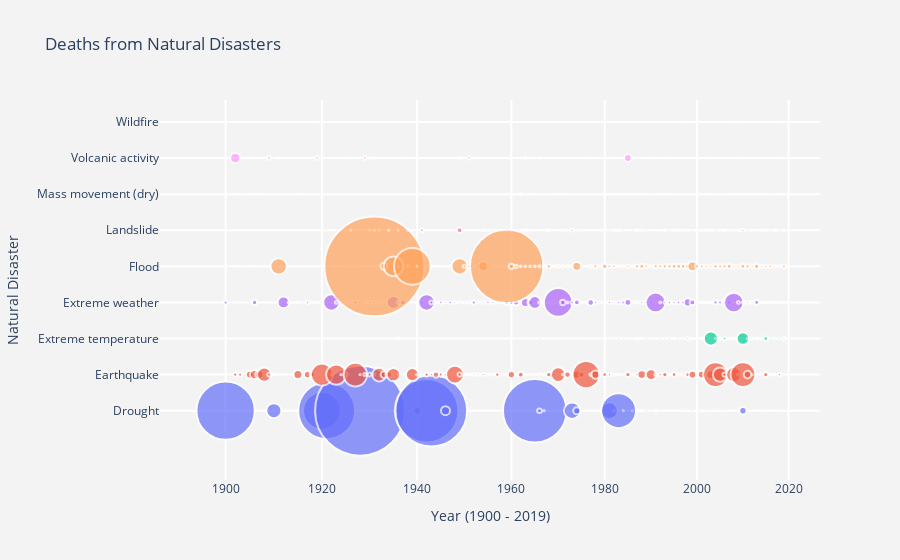

Here is the notebook cell this chart was saved with:
### Markdown cell above
# Total number of deaths from each natural disaster over the past 100 years

### Code cell
# Create figure
fig = go.Figure()

for natural_disaster in natural_disasters_list:

    # Extract the data for this natural disaster
    deaths_natural_disaster = deaths_from_natural_disasters[deaths_from_natural_disasters['Entity'] == natural_disaster]

    # Extract the data for past few decades
    # deaths_natural_disaster = deaths_natural_disaster[(deaths_natural_disaster['Year'] >= 1940) & (deaths_natural_disaster['Year'] <= 2019)]

    fig.add_trace(go.Scatter(
        x=deaths_natural_disaster['Year'], y=deaths_natural_disaster['Entity'],
        name=natural_disaster, text=deaths_natural_disaster['Total deaths (EMDAT (2020))'],
        marker_size=deaths_natural_disaster['Total deaths (EMDAT (2020))'],
        ))

# Tune marker appearance and layout
fig.update_traces(mode='markers',
                  marker=dict(sizemode='area',
                  sizeref=2.*max(deaths_from_natural_disasters['Total deaths (EMDAT (2020))'])/(100**2),
                  line_width=2))

fig.update_layout(
    title='Deaths from Natural Disasters',
    xaxis=dict(
        title='Year (1900 - 2019)',
        gridcolor='white',
        type='log',
        gridwidth=2,
    ),
    yaxis=dict(
        title='Natural Disaster',
        gridcolor='white',
        gridwidth=2,
    ),
    paper_bgcolor='rgb(243, 243, 243)',
    plot_bgcolor='rgb(243, 243, 243)',
    showlegend=False
)

fig.update_layout()
fig.show()

### Figure 1 — Plotly figure (JSON) as saved in the notebook; plotly's stock layout.template omitted (floating-point values rounded to 4 significant figures)
{"data": [{"marker": {"line": {"width": 2}, "size": [1261000, 85000, 524000, 1200000, 3000000, 20000, 1500000, 1900000, 30000, 50, 1502000, 8000, 600, 100000, 19000, 63, 18, 103000, 280, 450520, 230, 84, 1317, 1600, 237, 2000, 732, 20, 361, 80, 99, 588, 9, 80, 149, 134, 8, 20000, 35, 0, 0, 77], "sizemode": "area", "sizeref": 741.2}, "mode": "markers", "name": "Drought", "text": [1261000, 85000, 524000, 1200000, 3000000, 20000, 1500000, 1900000, 30000, 50, 1502000, 8000, 600, 100000, 19000, 63, 18, 103000, 280, 450520, 230, 84, 1317, 1600, 237, 2000, 732, 20, 361, 80, 99, 588, 9, 80, 149, 134, 8, 20000, 35, 0, 0, 77], "type": "scatter", "x": [1900, 1910, 1920, 1921, 1928, 1940, 1942, 1943, 1946, 1964, 1965, 1966, 1967, 1973, 1974, 1978, 1979, 1981, 1982, 1983, 1984, 1986, 1987, 1988, 1989, 1991, 1997, 1998, 1999, 2000, 2001, 2002, 2003, 2004, 2005, 2006, 2008, 2010, 2015, 2017, 2018, 2019], "y": ["Drought", "Drought", "Drought", "Drought", "Drought", "Drought", "Drought", "Drought", "Drought", "Drought", "Drought", "Drought", "Drought", "Drought", "Drought", "Drought", "Drought", "Drought", "Drought", "Drought", "Drought", "Drought", "Drought", "Drought", "Drought", "Drought", "Drought", "Drought", "Drought", "Drought", "Drought", "Drought", "Drought", "Drought", "Drought", "Drought", "Drought", "Drought", "Drought", "Drought", "Drought", "Drought"]}, {"marker": {"line": {"width": 2}, "size": [18, 6747, 6000, 22500, 31966, 25641, 75000, 5146, 1762, 923, 150, 149, 29986, 19450, 10379, 180000, 1100, 152362, 767, 5013, 12, 206142, 635, 3317, 5081, 1537, 70006, 16180, 15496, 66110, 26, 166, 63094, 1275, 189, 7235, 4332, 14984, 5961, 5153, 633, 115618, 6486, 1833, 1554, 2432, 2717, 3344, 959, 763, 6993, 227, 103, 19395, 60, 12209, 1700, 335, 683, 2752, 1013, 10858, 3353, 78599, 1107, 15170, 552, 24808, 12632, 276994, 3098, 25162, 2100, 7730, 4206, 2120, 2148, 57, 9853, 1181, 5160, 27049, 650, 42853, 2454, 4033, 10088, 1242, 7739, 576, 3159, 9573, 21869, 217, 21348, 1639, 29617, 227290, 76241, 6692, 780, 87918, 1893, 226733, 20946, 711, 1120, 774, 9550, 1311, 861, 4321, 259], "sizemode": "area", "sizeref": 741.2}, "mode": "markers", "name": "Earthquake", "text": [18, 6747, 6000, 22500, 31966, 25641, 75000, 5146, 1762, 923, 150, 149, 29986, 19450, 10379, 180000, 1100, 152362, 767, 5013, 12, 206142, 635, 3317, 5081, 1537, 70006, 16180, 15496, 66110, 26, 166, 63094, 1275, 189, 7235, 4332, 14984, 5961, 5153, 633, 115618, 6486, 1833, 1554, 2432, 2717, 3344, 959, 763, 6993, 227, 103, 19395, 60, 12209, 1700, 335, 683, 2752, 1013, 10858, 3353, 78599, 1107, 15170, 552, 24808, 12632, 276994, 3098, 25162, 2100, 7730, 4206, 2120, 2148, 57, 9853, 1181, 5160, 27049, 650, 42853, 2454, 4033, 10088, 1242, 7739, 576, 3159, 9573, 21869, 217, 21348, 1639, 29617, 227290, 76241, 6692, 780, 87918, 1893, 226733, 20946, 711, 1120, 774, 9550, 1311, 861, 4321, 259], "type": "scatter", "x": [1901, 1902, 1903, 1905, 1906, 1907, 1908, 1909, 1910, 1912, 1913, 1914, 1915, 1917, 1918, 1920, 1922, 1923, 1924, 1925, 1926, 1927, 1928, 1929, 1930, 1931, 1932, 1933, 1934, 1935, 1936, 1938, 1939, 1940, 1941, 1942, 1943, 1944, 1945, 1946, 1947, 1948, 1949, 1950, 1951, 1952, 1953, 1954, 1955, 1956, 1957, 1958, 1959, 1960, 1961, 1962, 1963, 1964, 1965, 1966, 1967, 1968, 1969, 1970, 1971, 1972, 1973, 1974, 1975, 1976, 1977, 1978, 1979, 1980, 1981, 1982, 1983, 1984, 1985, 1986, 1987, 1988, 1989, 1990, 1991, 1992, 1993, 1994, 1995, 1996, 1997, 1998, 1999, 2000, 2001, 2002, 2003, 2004, 2005, 2006, 2007, 2008, 2009, 2010, 2011, 2012, 2013, 2014, 2015, 2016, 2017, 2018, 2019], "y": ["Earthquake", "Earthquake", "Earthquake", "Earthquake", "Earthquake", "Earthquake", "Earthquake", "Earthquake", "Earthquake", "Earthquake", "Earthquake", "Earthquake", "Earthquake", "Earthquake", "Earthquake", "Earthquake", "Earthquake", "Earthquake", "Earthquake", "Earthquake", "Earthquake", "Earthquake", "Earthquake", "Earthquake", "Earthquake", "Earthquake", "Earthquake", "Earthquake", "Earthquake", "Earthquake", "Earthquake", "Earthquake", "Earthquake", "Earthquake", "Earthquake", "Earthquake", "Earthquake", "Earthquake", "Earthquake", "Earthquake", "Earthquake", "Earthquake", "Earthquake", "Earthquake", "Earthquake", "Earthquake", "Earthquake", "Earthquake", "Earthquake", "Earthquake", "Earthquake", "Earthquake", "Earthquake", "Earthquake", "Earthquake", "Earthquake", "Earthquake", "Earthquake", "Earthquake", "Earthquake", "Earthquake", "Earthquake", "Earthquake", "Earthquake", "Earthquake", "Earthquake", "Earthquake", "Earthquake", "Earthquake", "Earthquake", "Earthquake", "Earthquake", "Earthquake", "Earthquake", "Earthquake", "Earthquake", "Earthquake", "Earthquake", "Earthquake", "Earthquake", "Earthquake", "Earthquake", "Earthquake", "Earthquake", "Earthquake", "Earthquake", "Earthquake", "Earthquake", "Earthquake", "Earthquake", "Earthquake", "Earthquake", "Earthquake", "Earthquake", "Earthquake", "Earthquake", "Earthquake", "Earthquake", "Earthquake", "Earthquake", "Earthquake", "Earthquake", "Earthquake", "Earthquake", "Earthquake", "Earthquake", "Earthquake", "Earthquake", "Earthquake", "Earthquake", "Earthquake", "Earthquake", "Earthquake"]}, {"marker": {"line": {"width": 2}, "size": [1693, 69, 669, 107, 651, 400, 50, 162, 100, 262, 153, 400, 110, 283, 140, 150, 470, 1389, 300, 400, 205, 290, 456, 50, 1220, 644, 381, 979, 835, 388, 106, 341, 1730, 300, 604, 3269, 771, 941, 1787, 3369, 74698, 255, 1550, 4826, 1086, 1688, 1386, 57188, 435, 1834, 1821, 1168, 7425, 490, 133, 536, 2908], "sizemode": "area", "sizeref": 741.2}, "mode": "markers", "name": "Extreme temperature", "text": [1693, 69, 669, 107, 651, 400, 50, 162, 100, 262, 153, 400, 110, 283, 140, 150, 470, 1389, 300, 400, 205, 290, 456, 50, 1220, 644, 381, 979, 835, 388, 106, 341, 1730, 300, 604, 3269, 771, 941, 1787, 3369, 74698, 255, 1550, 4826, 1086, 1688, 1386, 57188, 435, 1834, 1821, 1168, 7425, 490, 133, 536, 2908], "type": "scatter", "x": [1936, 1951, 1953, 1955, 1958, 1961, 1962, 1963, 1965, 1966, 1968, 1971, 1972, 1973, 1975, 1978, 1979, 1980, 1981, 1982, 1983, 1984, 1985, 1986, 1987, 1988, 1989, 1990, 1991, 1992, 1993, 1994, 1995, 1996, 1997, 1998, 1999, 2000, 2001, 2002, 2003, 2004, 2005, 2006, 2007, 2008, 2009, 2010, 2011, 2012, 2013, 2014, 2015, 2016, 2017, 2018, 2019], "y": ["Extreme temperature", "Extreme temperature", "Extreme temperature", "Extreme temperature", "Extreme temperature", "Extreme temperature", "Extreme temperature", "Extreme temperature", "Extreme temperature", "Extreme temperature", "Extreme temperature", "Extreme temperature", "Extreme temperature", "Extreme temperature", "Extreme temperature", "Extreme temperature", "Extreme temperature", "Extreme temperature", "Extreme temperature", "Extreme temperature", "Extreme temperature", "Extreme temperature", "Extreme temperature", "Extreme temperature", "Extreme temperature", "Extreme temperature", "Extreme temperature", "Extreme temperature", "Extreme temperature", "Extreme temperature", "Extreme temperature", "Extreme temperature", "Extreme temperature", "Extreme temperature", "Extreme temperature", "Extreme temperature", "Extreme temperature", "Extreme temperature", "Extreme temperature", "Extreme temperature", "Extreme temperature", "Extreme temperature", "Extreme temperature", "Extreme temperature", "Extreme temperature", "Extreme temperature", "Extreme temperature", "Extreme temperature", "Extreme temperature", "Extreme temperature", "Extreme temperature", "Extreme temperature", "Extreme temperature", "Extreme temperature", "Extreme temperature", "Extreme temperature", "Extreme temperature"]}, {"marker": {"line": {"width": 2}, "size": [6000, 600, 163, 240, 10298, 713, 30, 1000, 51170, 732, 2125, 300, 4057, 34, 500, 224, 100000, 3139, 2242, 819, 3568, 5772, 4224, 4082, 3200, 3244, 63, 5091, 62707, 3309, 11231, 905, 3, 123, 5006, 101000, 5000, 726, 4415, 337, 4738, 2971, 2804, 873, 2861, 6277, 1814, 2969, 3895, 3114, 1139, 2620, 9695, 9164, 12852, 1860, 29965, 10655, 59932, 2327, 2255, 1669, 3252, 304495, 10811, 1427, 4344, 11861, 1041, 1763, 15298, 3676, 2623, 1379, 3790, 2782, 3656, 5468, 17165, 1939, 2900, 3335, 4256, 4604, 146297, 1342, 2965, 4239, 3763, 4581, 6150, 24935, 12270, 1354, 1911, 1382, 1049, 6547, 5251, 4329, 6035, 140985, 3287, 1564, 3103, 3105, 8603, 1424, 1270, 1760, 1014, 1666, 2519], "sizemode": "area", "sizeref": 741.2}, "mode": "markers", "name": "Extreme weather", "text": [6000, 600, 163, 240, 10298, 713, 30, 1000, 51170, 732, 2125, 300, 4057, 34, 500, 224, 100000, 3139, 2242, 819, 3568, 5772, 4224, 4082, 3200, 3244, 63, 5091, 62707, 3309, 11231, 905, 3, 123, 5006, 101000, 5000, 726, 4415, 337, 4738, 2971, 2804, 873, 2861, 6277, 1814, 2969, 3895, 3114, 1139, 2620, 9695, 9164, 12852, 1860, 29965, 10655, 59932, 2327, 2255, 1669, 3252, 304495, 10811, 1427, 4344, 11861, 1041, 1763, 15298, 3676, 2623, 1379, 3790, 2782, 3656, 5468, 17165, 1939, 2900, 3335, 4256, 4604, 146297, 1342, 2965, 4239, 3763, 4581, 6150, 24935, 12270, 1354, 1911, 1382, 1049, 6547, 5251, 4329, 6035, 140985, 3287, 1564, 3103, 3105, 8603, 1424, 1270, 1760, 1014, 1666, 2519], "type": "scatter", "x": [1900, 1902, 1903, 1905, 1906, 1909, 1910, 1911, 1912, 1913, 1915, 1916, 1917, 1918, 1919, 1920, 1922, 1923, 1924, 1925, 1926, 1927, 1928, 1930, 1931, 1932, 1933, 1934, 1935, 1936, 1937, 1938, 1939, 1940, 1941, 1942, 1943, 1944, 1945, 1946, 1947, 1948, 1949, 1950, 1951, 1952, 1953, 1954, 1955, 1956, 1957, 1958, 1959, 1960, 1961, 1962, 1963, 1964, 1965, 1966, 1967, 1968, 1969, 1970, 1971, 1972, 1973, 1974, 1975, 1976, 1977, 1978, 1979, 1980, 1981, 1982, 1983, 1984, 1985, 1986, 1987, 1988, 1989, 1990, 1991, 1992, 1993, 1994, 1995, 1996, 1997, 1998, 1999, 2000, 2001, 2002, 2003, 2004, 2005, 2006, 2007, 2008, 2009, 2010, 2011, 2012, 2013, 2014, 2015, 2016, 2017, 2018, 2019], "y": ["Extreme weather", "Extreme weather", "Extreme weather", "Extreme weather", "Extreme weather", "Extreme weather", "Extreme weather", "Extreme weather", "Extreme weather", "Extreme weather", "Extreme weather", "Extreme weather", "Extreme weather", "Extreme weather", "Extreme weather", "Extreme weather", "Extreme weather", "Extreme weather", "Extreme weather", "Extreme weather", "Extreme weather", "Extreme weather", "Extreme weather", "Extreme weather", "Extreme weather", "Extreme weather", "Extreme weather", "Extreme weather", "Extreme weather", "Extreme weather", "Extreme weather", "Extreme weather", "Extreme weather", "Extreme weather", "Extreme weather", "Extreme weather", "Extreme weather", "Extreme weather", "Extreme weather", "Extreme weather", "Extreme weather", "Extreme weather", "Extreme weather", "Extreme weather", "Extreme weather", "Extreme weather", "Extreme weather", "Extreme weather", "Extreme weather", "Extreme weather", "Extreme weather", "Extreme weather", "Extreme weather", "Extreme weather", "Extreme weather", "Extreme weather", "Extreme weather", "Extreme weather", "Extreme weather", "Extreme weather", "Extreme weather", "Extreme weather", "Extreme weather", "Extreme weather", "Extreme weather", "Extreme weather", "Extreme weather", "Extreme weather", "Extreme weather", "Extreme weather", "Extreme weather", "Extreme weather", "Extreme weather", "Extreme weather", "Extreme weather", "Extreme weather", "Extreme weather", "Extreme weather", "Extreme weather", "Extreme weather", "Extreme weather", "Extreme weather", "Extreme weather", "Extreme weather", "Extreme weather", "Extreme weather", "Extreme weather", "Extreme weather", "Extreme weather", "Extreme weather", "Extreme weather", "Extreme weather", "Extreme weather", "Extreme weather", "Extreme weather", "Extreme weather", "Extreme weather", "Extreme weather", "Extreme weather", "Extreme weather", "Extreme weather", "Extreme weather", "Extreme weather", "Extreme weather", "Extreme weather", "Extreme weather", "Extreme weather", "Extreme weather", "Extreme weather", "Extreme weather", "Extreme weather", "Extreme weather", "Extreme weather"]}, {"marker": {"line": {"width": 2}, "size": [300, 250, 6, 72, 1379, 100000, 1000, 3246, 36, 3700000, 18053, 142000, 200, 248, 954, 500010, 125, 990, 2000, 917, 97000, 3808, 5666, 199, 7125, 34436, 584, 3613, 2471, 400, 2003396, 10577, 3863, 1180, 1031, 1123, 1401, 1923, 2446, 7306, 1544, 3246, 2404, 2548, 1835, 29431, 848, 960, 2568, 5897, 1038, 10466, 5283, 4648, 2082, 2930, 4376, 1782, 6766, 8504, 4716, 2251, 5852, 5315, 6150, 6771, 7956, 8047, 7685, 10653, 34807, 6025, 5014, 4236, 3910, 6982, 5754, 5843, 8607, 4007, 3627, 8356, 6163, 3544, 9836, 3532, 3495, 4720, 3086, 2869, 5100], "sizemode": "area", "sizeref": 741.2}, "mode": "markers", "name": "Flood", "text": [300, 250, 6, 72, 1379, 100000, 1000, 3246, 36, 3700000, 18053, 142000, 200, 248, 954, 500010, 125, 990, 2000, 917, 97000, 3808, 5666, 199, 7125, 34436, 584, 3613, 2471, 400, 2003396, 10577, 3863, 1180, 1031, 1123, 1401, 1923, 2446, 7306, 1544, 3246, 2404, 2548, 1835, 29431, 848, 960, 2568, 5897, 1038, 10466, 5283, 4648, 2082, 2930, 4376, 1782, 6766, 8504, 4716, 2251, 5852, 5315, 6150, 6771, 7956, 8047, 7685, 10653, 34807, 6025, 5014, 4236, 3910, 6982, 5754, 5843, 8607, 4007, 3627, 8356, 6163, 3544, 9836, 3532, 3495, 4720, 3086, 2869, 5100], "type": "scatter", "x": [1900, 1903, 1906, 1909, 1910, 1911, 1926, 1927, 1928, 1931, 1933, 1935, 1936, 1937, 1938, 1939, 1940, 1943, 1947, 1948, 1949, 1950, 1951, 1952, 1953, 1954, 1955, 1956, 1957, 1958, 1959, 1960, 1961, 1962, 1963, 1964, 1965, 1966, 1967, 1968, 1969, 1970, 1971, 1972, 1973, 1974, 1975, 1976, 1977, 1978, 1979, 1980, 1981, 1982, 1983, 1984, 1985, 1986, 1987, 1988, 1989, 1990, 1991, 1992, 1993, 1994, 1995, 1996, 1997, 1998, 1999, 2000, 2001, 2002, 2003, 2004, 2005, 2006, 2007, 2008, 2009, 2010, 2011, 2012, 2013, 2014, 2015, 2016, 2017, 2018, 2019], "y": ["Flood", "Flood", "Flood", "Flood", "Flood", "Flood", "Flood", "Flood", "Flood", "Flood", "Flood", "Flood", "Flood", "Flood", "Flood", "Flood", "Flood", "Flood", "Flood", "Flood", "Flood", "Flood", "Flood", "Flood", "Flood", "Flood", "Flood", "Flood", "Flood", "Flood", "Flood", "Flood", "Flood", "Flood", "Flood", "Flood", "Flood", "Flood", "Flood", "Flood", "Flood", "Flood", "Flood", "Flood", "Flood", "Flood", "Flood", "Flood", "Flood", "Flood", "Flood", "Flood", "Flood", "Flood", "Flood", "Flood", "Flood", "Flood", "Flood", "Flood", "Flood", "Flood", "Flood", "Flood", "Flood", "Flood", "Flood", "Flood", "Flood", "Flood", "Flood", "Flood", "Flood", "Flood", "Flood", "Flood", "Flood", "Flood", "Flood", "Flood", "Flood", "Flood", "Flood", "Flood", "Flood", "Flood", "Flood", "Flood", "Flood", "Flood", "Flood"]}, {"marker": {"line": {"width": 2}, "size": [], "sizemode": "area", "sizeref": 741.2}, "mode": "markers", "name": "Impact", "text": [], "type": "scatter", "x": [], "y": []}, {"marker": {"line": {"width": 2}, "size": [53, 100, 200, 128, 40, 190, 30, 500, 73, 200, 5000, 525, 12000, 130, 92, 28, 1086, 478, 236, 52, 48, 52, 166, 71, 2033, 108, 204, 604, 590, 1196, 18, 186, 1020, 755, 3541, 904, 195, 315, 40, 86, 338, 300, 421, 640, 1159, 228, 377, 501, 1204, 952, 445, 98, 728, 712, 1418, 307, 1521, 1155, 801, 1141, 445, 1012, 786, 1100, 706, 313, 664, 1638, 271, 504, 723, 3427, 309, 501, 235, 943, 1006, 361, 2080, 275, 719], "sizemode": "area", "sizeref": 741.2}, "mode": "markers", "name": "Landslide", "text": [53, 100, 200, 128, 40, 190, 30, 500, 73, 200, 5000, 525, 12000, 130, 92, 28, 1086, 478, 236, 52, 48, 52, 166, 71, 2033, 108, 204, 604, 590, 1196, 18, 186, 1020, 755, 3541, 904, 195, 315, 40, 86, 338, 300, 421, 640, 1159, 228, 377, 501, 1204, 952, 445, 98, 728, 712, 1418, 307, 1521, 1155, 801, 1141, 445, 1012, 786, 1100, 706, 313, 664, 1638, 271, 504, 723, 3427, 309, 501, 235, 943, 1006, 361, 2080, 275, 719], "type": "scatter", "x": [1909, 1922, 1923, 1926, 1930, 1931, 1932, 1934, 1936, 1938, 1941, 1948, 1949, 1950, 1951, 1952, 1954, 1955, 1956, 1958, 1959, 1960, 1961, 1962, 1963, 1964, 1965, 1966, 1967, 1968, 1969, 1970, 1971, 1972, 1973, 1974, 1975, 1976, 1977, 1978, 1979, 1980, 1981, 1982, 1983, 1984, 1985, 1986, 1987, 1988, 1989, 1990, 1991, 1992, 1993, 1994, 1995, 1996, 1997, 1998, 1999, 2000, 2001, 2002, 2003, 2004, 2005, 2006, 2007, 2008, 2009, 2010, 2011, 2012, 2013, 2014, 2015, 2016, 2017, 2018, 2019], "y": ["Landslide", "Landslide", "Landslide", "Landslide", "Landslide", "Landslide", "Landslide", "Landslide", "Landslide", "Landslide", "Landslide", "Landslide", "Landslide", "Landslide", "Landslide", "Landslide", "Landslide", "Landslide", "Landslide", "Landslide", "Landslide", "Landslide", "Landslide", "Landslide", "Landslide", "Landslide", "Landslide", "Landslide", "Landslide", "Landslide", "Landslide", "Landslide", "Landslide", "Landslide", "Landslide", "Landslide", "Landslide", "Landslide", "Landslide", "Landslide", "Landslide", "Landslide", "Landslide", "Landslide", "Landslide", "Landslide", "Landslide", "Landslide", "Landslide", "Landslide", "Landslide", "Landslide", "Landslide", "Landslide", "Landslide", "Landslide", "Landslide", "Landslide", "Landslide", "Landslide", "Landslide", "Landslide", "Landslide", "Landslide", "Landslide", "Landslide", "Landslide", "Landslide", "Landslide", "Landslide", "Landslide", "Landslide", "Landslide", "Landslide", "Landslide", "Landslide", "Landslide", "Landslide", "Landslide", "Landslide", "Landslide"]}, {"marker": {"line": {"width": 2}, "size": [76, 18, 33, 62, 56, 40, 3, 2000, 150, 26, 42, 31, 50, 59, 466, 300, 183, 157, 55, 116, 86, 323, 341, 11, 60, 44, 11, 120, 36, 16, 46, 13, 17], "sizemode": "area", "sizeref": 741.2}, "mode": "markers", "name": "Mass movement (dry)", "text": [76, 18, 33, 62, 56, 40, 3, 2000, 150, 26, 42, 31, 50, 59, 466, 300, 183, 157, 55, 116, 86, 323, 341, 11, 60, 44, 11, 120, 36, 16, 46, 13, 17], "type": "scatter", "x": [1903, 1905, 1908, 1910, 1915, 1937, 1955, 1962, 1963, 1965, 1970, 1971, 1980, 1982, 1983, 1985, 1987, 1988, 1989, 1990, 1991, 1992, 1993, 2000, 2002, 2004, 2006, 2008, 2009, 2012, 2013, 2015, 2018], "y": ["Mass movement (dry)", "Mass movement (dry)", "Mass movement (dry)", "Mass movement (dry)", "Mass movement (dry)", "Mass movement (dry)", "Mass movement (dry)", "Mass movement (dry)", "Mass movement (dry)", "Mass movement (dry)", "Mass movement (dry)", "Mass movement (dry)", "Mass movement (dry)", "Mass movement (dry)", "Mass movement (dry)", "Mass movement (dry)", "Mass movement (dry)", "Mass movement (dry)", "Mass movement (dry)", "Mass movement (dry)", "Mass movement (dry)", "Mass movement (dry)", "Mass movement (dry)", "Mass movement (dry)", "Mass movement (dry)", "Mass movement (dry)", "Mass movement (dry)", "Mass movement (dry)", "Mass movement (dry)", "Mass movement (dry)", "Mass movement (dry)", "Mass movement (dry)", "Mass movement (dry)"]}, {"marker": {"line": {"width": 2}, "size": [30, 38690, 17, 700, 5500, 1335, 140, 5000, 144, 5000, 1369, 1300, 506, 26, 100, 2000, 84, 4800, 29, 150, 37, 1705, 4, 355, 1088, 90, 2, 41, 215, 268, 90, 192, 130, 37, 21800, 1746, 7, 33, 683, 1, 99, 101, 4, 53, 200, 2, 3, 5, 11, 16, 323, 3, 102, 0, 878, 21], "sizemode": "area", "sizeref": 741.2}, "mode": "markers", "name": "Volcanic activity", "text": [30, 38690, 17, 700, 5500, 1335, 140, 5000, 144, 5000, 1369, 1300, 506, 26, 100, 2000, 84, 4800, 29, 150, 37, 1705, 4, 355, 1088, 90, 2, 41, 215, 268, 90, 192, 130, 37, 21800, 1746, 7, 33, 683, 1, 99, 101, 4, 53, 200, 2, 3, 5, 11, 16, 323, 3, 102, 0, 878, 21], "type": "scatter", "x": [1900, 1902, 1903, 1906, 1909, 1911, 1914, 1919, 1926, 1929, 1930, 1931, 1937, 1944, 1948, 1949, 1950, 1951, 1952, 1953, 1954, 1963, 1964, 1965, 1966, 1968, 1975, 1976, 1977, 1979, 1980, 1981, 1982, 1984, 1985, 1986, 1988, 1990, 1991, 1992, 1993, 1994, 1996, 1997, 2002, 2004, 2005, 2006, 2007, 2008, 2010, 2011, 2014, 2017, 2018, 2019], "y": ["Volcanic activity", "Volcanic activity", "Volcanic activity", "Volcanic activity", "Volcanic activity", "Volcanic activity", "Volcanic activity", "Volcanic activity", "Volcanic activity", "Volcanic activity", "Volcanic activity", "Volcanic activity", "Volcanic activity", "Volcanic activity", "Volcanic activity", "Volcanic activity", "Volcanic activity", "Volcanic activity", "Volcanic activity", "Volcanic activity", "Volcanic activity", "Volcanic activity", "Volcanic activity", "Volcanic activity", "Volcanic activity", "Volcanic activity", "Volcanic activity", "Volcanic activity", "Volcanic activity", "Volcanic activity", "Volcanic activity", "Volcanic activity", "Volcanic activity", "Volcanic activity", "Volcanic activity", "Volcanic activity", "Volcanic activity", "Volcanic activity", "Volcanic activity", "Volcanic activity", "Volcanic activity", "Volcanic activity", "Volcanic activity", "Volcanic activity", "Volcanic activity", "Volcanic activity", "Volcanic activity", "Volcanic activity", "Volcanic activity", "Volcanic activity", "Volcanic activity", "Volcanic activity", "Volcanic activity", "Volcanic activity", "Volcanic activity", "Volcanic activity"]}, {"marker": {"line": {"width": 2}, "size": [73, 1000, 43, 60, 71, 170, 80, 11, 25, 62, 12, 3, 2, 8, 2, 106, 17, 51, 20, 191, 1, 90, 122, 3, 84, 29, 45, 266, 150, 70, 47, 33, 6, 47, 14, 45, 13, 148, 86, 190, 166, 10, 21, 35, 16, 67, 39, 167, 247, 116], "sizemode": "area", "sizeref": 741.2}, "mode": "markers", "name": "Wildfire", "text": [73, 1000, 43, 60, 71, 170, 80, 11, 25, 62, 12, 3, 2, 8, 2, 106, 17, 51, 20, 191, 1, 90, 122, 3, 84, 29, 45, 266, 150, 70, 47, 33, 6, 47, 14, 45, 13, 148, 86, 190, 166, 10, 21, 35, 16, 67, 39, 167, 247, 116], "type": "scatter", "x": [1911, 1918, 1922, 1929, 1939, 1944, 1949, 1956, 1966, 1967, 1968, 1977, 1978, 1981, 1982, 1983, 1984, 1985, 1986, 1987, 1989, 1991, 1992, 1993, 1994, 1995, 1996, 1997, 1998, 1999, 2000, 2001, 2002, 2003, 2004, 2005, 2006, 2007, 2008, 2009, 2010, 2011, 2012, 2013, 2014, 2015, 2016, 2017, 2018, 2019], "y": ["Wildfire", "Wildfire", "Wildfire", "Wildfire", "Wildfire", "Wildfire", "Wildfire", "Wildfire", "Wildfire", "Wildfire", "Wildfire", "Wildfire", "Wildfire", "Wildfire", "Wildfire", "Wildfire", "Wildfire", "Wildfire", "Wildfire", "Wildfire", "Wildfire", "Wildfire", "Wildfire", "Wildfire", "Wildfire", "Wildfire", "Wildfire", "Wildfire", "Wildfire", "Wildfire", "Wildfire", "Wildfire", "Wildfire", "Wildfire", "Wildfire", "Wildfire", "Wildfire", "Wildfire", "Wildfire", "Wildfire", "Wildfire", "Wildfire", "Wildfire", "Wildfire", "Wildfire", "Wildfire", "Wildfire", "Wildfire", "Wildfire", "Wildfire"]}], "layout": {"paper_bgcolor": "rgb(243, 243, 243)", "plot_bgcolor": "rgb(243, 243, 243)", "showlegend": false, "title": {"text": "Deaths from Natural Disasters"}, "xaxis": {"gridcolor": "white", "gridwidth": 2, "title": {"text": "Year (1900 - 2019)"}, "type": "log"}, "yaxis": {"gridcolor": "white", "gridwidth": 2, "title": {"text": "Natural Disaster"}}}}
